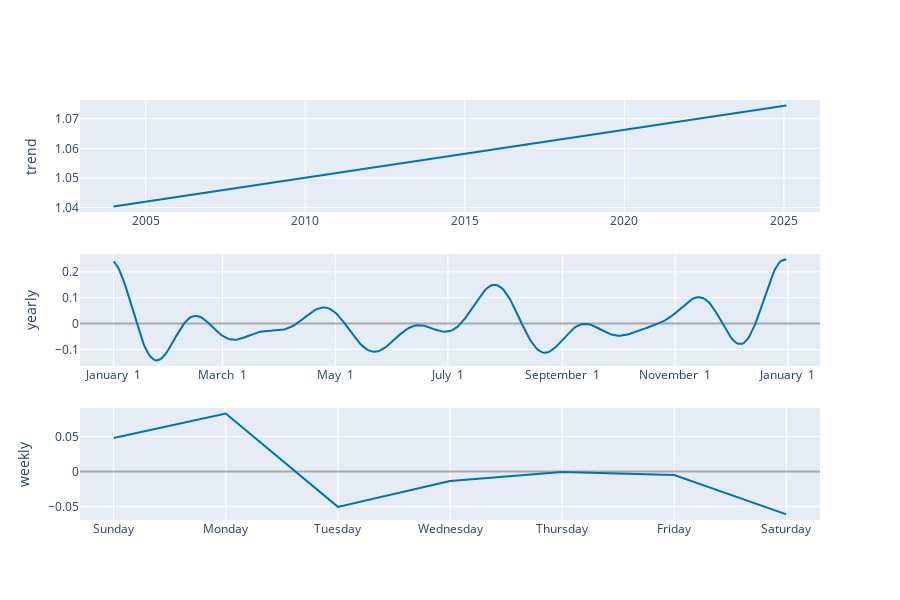

Notebook code cell kept with this figure:
### Code cell
plot_components_plotly(model, forecast)

### Figure 1 — Plotly figure (JSON) as saved in the notebook; plotly's stock layout.template omitted (floating-point values rounded to 4 significant figures; data arrays with more than 128 entries replaced by an {"elided": "..."} marker saying what was removed)
{"data": [{"line": {"color": "#0072B2", "width": 2}, "mode": "lines", "name": "trend", "type": "scatter", "x": {"elided": "368 str values"}, "xaxis": "x", "y": {"elided": "368 float values"}, "yaxis": "y"}, {"line": {"color": "#0072B2", "width": 2}, "mode": "lines", "name": "yearly", "type": "scatter", "x": {"elided": "365 str values"}, "xaxis": "x2", "y": {"elided": "365 float values"}, "yaxis": "y2"}, {"line": {"color": "#0072B2", "width": 2}, "mode": "lines", "name": "weekly", "type": "scatter", "x": ["2017-01-01T00:00:00.000000000", "2017-01-02T00:00:00.000000000", "2017-01-03T00:00:00.000000000", "2017-01-04T00:00:00.000000000", "2017-01-05T00:00:00.000000000", "2017-01-06T00:00:00.000000000", "2017-01-07T00:00:00.000000000"], "xaxis": "x3", "y": [0.04791, 0.08258, -0.05036, -0.01345, -0.0006031, -0.004973, -0.06111], "yaxis": "y3"}], "layout": {"height": 600, "showlegend": false, "width": 900, "xaxis": {"anchor": "y", "domain": [0, 1], "range": ["2002-12-11T00:00:00", "2026-02-18T00:00:00"], "type": "date"}, "xaxis2": {"anchor": "y2", "domain": [0, 1], "range": ["2016-12-13T18:54:02.958904115", "2018-01-18T11:04:57.863013581"], "tickformat": "%B %e", "type": "date"}, "xaxis3": {"anchor": "y3", "domain": [0, 1], "range": ["2016-12-31T16:48:00", "2017-01-07T07:12:00"], "tickformat": "%A", "type": "date"}, "yaxis": {"anchor": "x", "domain": [0.7333, 1], "rangemode": "normal", "title": {"text": "trend"}, "zerolinecolor": "#AAA"}, "yaxis2": {"anchor": "x2", "domain": [0.3667, 0.6333], "title": {"text": "yearly"}, "zerolinecolor": "#AAA"}, "yaxis3": {"anchor": "x3", "domain": [0, 0.2667], "title": {"text": "weekly"}, "zerolinecolor": "#AAA"}}}
